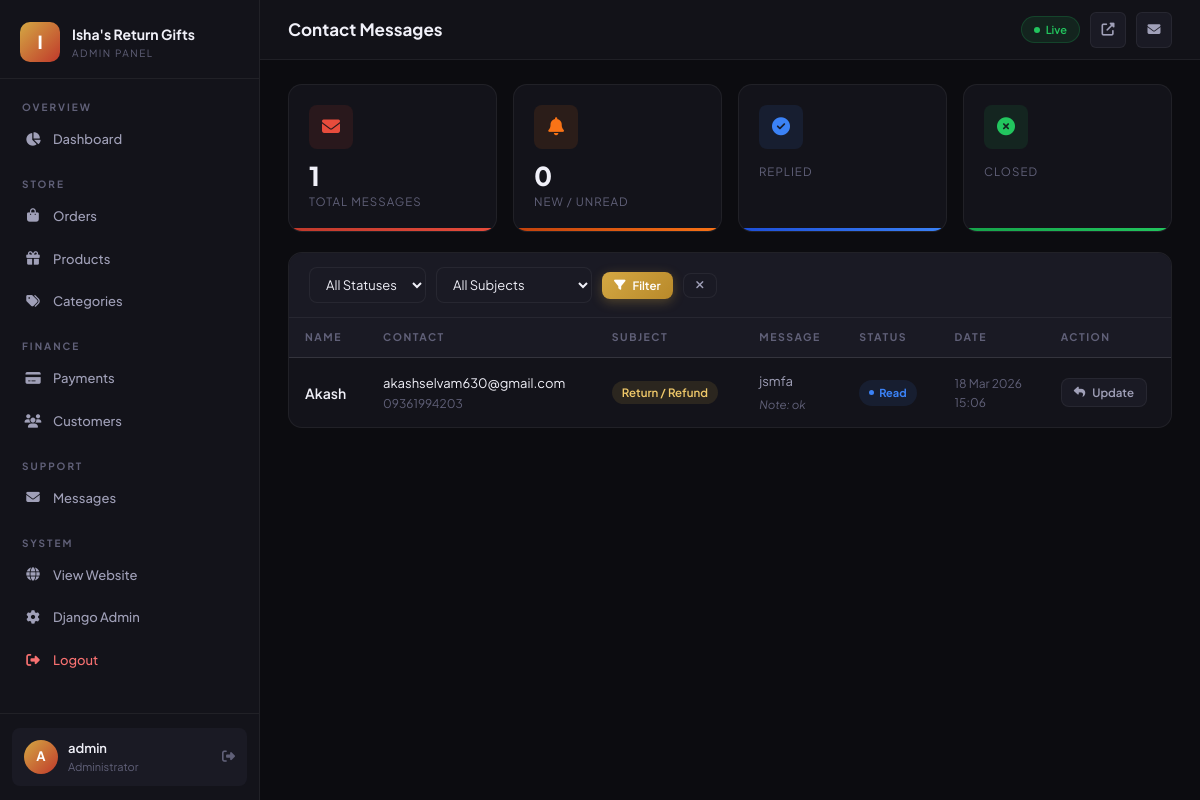
The page /dashboard/messages/ (signed in) on the database its author committed.
### contact/models.py (models this page shows, shortened)
class ContactMessage(models.Model):
    SUBJECT_CHOICES = [
        ('order', 'Order Issue'),
        ('payment', 'Payment Problem'),
        ('shipping', 'Shipping Query'),
        ('return', 'Return / Refund'),
        ('bulk', 'Bulk Order Enquiry'),
        ('custom', 'Customization Request'),
        ('other', 'Other'),
    ]
    STATUS_CHOICES = [
        ('new', 'New'),
        ('read', 'Read'),
        ('replied', 'Replied'),
        ('closed', 'Closed'),
    ]
    name = models.CharField(max_length=200)
    email = models.EmailField()
    phone = models.CharField(max_length=15, blank=True)
    subject = models.CharField(max_length=20, choices=SUBJECT_CHOICES, default='other')
    message = models.TextField()
    status = models.CharField(max_length=10, choices=STATUS_CHOICES, default='new')
    admin_notes = models.TextField(blank=True)
    created_at = models.DateTimeField(auto_now_add=True)
    updated_at = models.DateTimeField(auto_now=True)
    class Meta:
        ordering = ['-created_at']

### dashboard/views.py (the view, shortened to what this page needs)
# urls.py: path('messages/', views.contact_messages, name='dashboard_contact_messages'),
@login_required(login_url='/dashboard/login/')
@user_passes_test(is_admin, login_url='/dashboard/login/')
def contact_messages(request):
    from contact.models import ContactMessage
    msgs = ContactMessage.objects.all()
    status = request.GET.get('status', '')
    subject = request.GET.get('subject', '')
    if status: msgs = msgs.filter(status=status)
    if subject: msgs = msgs.filter(subject=subject)
    return render(request, 'dashboard/contact_messages.html', {
        'contact_messages': msgs,
        'status_filter': status,
        'subject_filter': subject,
        'new_count': ContactMessage.objects.filter(status='new').count(),
        'pending_count': Order.objects.filter(order_status='pending').count(),
        'new_msg_count': get_new_msg_count(),
    })

### dashboard/views.py (called while the page is built)
def is_admin(user):
    return user.is_authenticated and user.is_staff

def get_new_msg_count():
    try:
        from contact.models import ContactMessage
        return ContactMessage.objects.filter(status='new').count()
    except Exception:
        return 0

### products/context_processors.py (called while the page is built)
def cart_count(request):
    count = 0
    if request.session.session_key:
        try:
            cart = Cart.objects.get(session_key=request.session.session_key)
            count = cart.get_item_count()
        except Cart.DoesNotExist:
            pass
    return {'cart_count': count}

### templates/dashboard/contact_messages.html (shortened to what this page needs)
{% extends 'dashboard/base.html' %}
{% block page_title %}Contact Messages{% endblock %}
{% block content %}
<div class="stat-grid" style="grid-template-columns:repeat(4,1fr);margin-bottom:20px;">
  <div class="stat-card r">
    <div class="stat-top"><div class="stat-icon si-r"><i class="fas fa-envelope"></i></div></div>
    <div class="stat-val">{{ contact_messages.count }}</div>
    <div class="stat-label">Total Messages</div>
  </div>
  <div class="stat-card o">
    <div class="stat-top"><div class="stat-icon si-o"><i class="fas fa-bell"></i></div></div>
    <div class="stat-val">{{ new_count }}</div>
    <div class="stat-label">New / Unread</div>
  </div>
  <div class="stat-card b">
    <div class="stat-top"><div class="stat-icon si-b"><i class="fas fa-check-circle"></i></div></div>
    <div class="stat-label">Replied</div>
  </div>
  <div class="stat-card gr">
    <div class="stat-top"><div class="stat-icon si-gr"><i class="fas fa-times-circle"></i></div></div>
    <div class="stat-label">Closed</div>
  </div>
</div>
<div class="card">
  <div class="filter-bar">
    <form method="GET" style="display:flex;gap:10px;flex-wrap:wrap;width:100%;align-items:center;">
      <select name="status" class="f-control">
        <option value="">All Statuses</option>
      </select>
      <select name="subject" class="f-control">
        <option value="">All Subjects</option>
      </select>
      <button type="submit" class="btn btn-gold btn-sm"><i class="fas fa-filter"></i> Filter</button>
      <a href="{% url 'dashboard_contact_messages' %}" class="btn btn-ghost btn-sm"><i class="fas fa-times"></i></a>
    </form>
  </div>
  <div style="overflow-x:auto;">
    <table class="d-table">
      <thead>
        <tr>
          <th>Name</th>
          <th>Contact</th>
          <th>Subject</th>
          <th>Message</th>
          <th>Status</th>
          <th>Date</th>
          <th>Action</th>
        </tr>
      </thead>
      <tbody>
        {% for msg in contact_messages %}
        <tr style="{% if msg.status == 'new' %}background:rgba(249,115,22,0.04);{% endif %}">
          <td>
            <div style="font-weight:600;font-size:14px;">{{ msg.name }}</div>
          </td>
          <td>
            <div style="font-size:13px;">{{ msg.email }}</div>
            {% if msg.phone %}<div style="font-size:12px;color:var(--text3);">{{ msg.phone }}</div>{% endif %}
          </td>
          <td>
            <span style="background:var(--gold-dim);color:var(--gold2);font-size:11.5px;font-weight:600;padding:4px 10px;border-radius:20px;">
              {{ msg.get_subject_display }}
            </span>
          </td>
          <td>
            <div style="max-width:260px;font-size:13px;color:var(--text2);">{{ msg.message|truncatechars:80 }}</div>
            {% if msg.admin_notes %}
            <div style="font-size:11.5px;color:var(--text3);margin-top:4px;font-style:italic;">Note: {{ msg.admin_notes|truncatechars:50 }}</div>
            {% endif %}
          </td>
          <td>
            {% if msg.status == 'new' %}<span class="badge b-pending">New</span>
            {% elif msg.status == 'read' %}<span class="badge b-confirmed">Read</span>
            {% elif msg.status == 'replied' %}<span class="badge b-delivered">Replied</span>
            {% else %}<span class="badge b-cancelled">Closed</span>{% endif %}
          </td>
          <td style="font-size:12px;color:var(--text3);">{{ msg.created_at|date:"d M Y" }}<br>{{ msg.created_at|time:"H:i" }}</td>
          <td>
            <button class="btn btn-ghost btn-sm" onclick="openModal({{ msg.id }}, '{{ msg.name|escapejs }}', '{{ msg.email|escapejs }}', '{{ msg.phone|escapejs }}', '{{ msg.get_subject_display|escapejs }}', '{{ msg.message|escapejs }}', '{{ msg.status }}', '{{ msg.admin_notes|escapejs }}')">
              <i class="fas fa-reply"></i> Update
            </button>
          </td>
        </tr>
        {% empty %}
        <tr><td colspan="7"><div class="empty"><i class="fas fa-envelope-open"></i><p>No contact messages yet.</p></div></td></tr>
        {% endfor %}
      </tbody>
    </table>
  </div>
</div>
{% endblock %}

### templates/dashboard/base.html (shortened to what this page needs)
{% load static %}
<!DOCTYPE html>
<html lang="en">
<head>
<link rel="stylesheet" href="https://cdnjs.cloudflare.com/ajax/libs/font-awesome/6.5.0/css/all.min.css">
</head>
<body>
<aside class="sidebar" id="sidebar">
  <div class="sidebar-logo">
    <a href="{% url 'dashboard_home' %}" class="logo-mark">
      <div class="logo-icon">I</div>
      <div>
        <div class="logo-name">Isha's Return Gifts</div>
        <div class="logo-sub">Admin Panel</div>
      </div>
    </a>
  </div>
  <div class="nav-wrap">
    <div class="nav-section-label">Overview</div>
    <a href="{% url 'dashboard_home' %}" class="nav-link {% block nav_home %}{% endblock %}">
      <i class="fas fa-chart-pie ni"></i> Dashboard
    </a>
    <div class="nav-section-label" style="margin-top:8px;">Store</div>
    <a href="{% url 'dashboard_orders' %}" class="nav-link {% block nav_orders %}{% endblock %}">
      <i class="fas fa-shopping-bag ni"></i> Orders
    </a>
    <a href="{% url 'dashboard_products' %}" class="nav-link {% block nav_products %}{% endblock %}">
      <i class="fas fa-gift ni"></i> Products
    </a>
    <a href="{% url 'dashboard_categories' %}" class="nav-link {% block nav_categories %}{% endblock %}">
      <i class="fas fa-tags ni"></i> Categories
    </a>
    <div class="nav-section-label" style="margin-top:8px;">Finance</div>
    <a href="{% url 'dashboard_payments' %}" class="nav-link {% block nav_payments %}{% endblock %}">
      <i class="fas fa-credit-card ni"></i> Payments
    </a>
    <a href="{% url 'dashboard_customers' %}" class="nav-link {% block nav_customers %}{% endblock %}">
      <i class="fas fa-users ni"></i> Customers
    </a>
    <div class="nav-section-label" style="margin-top:8px;">Support</div>
    <a href="{% url 'dashboard_contact_messages' %}" class="nav-link {% block nav_messages %}{% endblock %}">
      <i class="fas fa-envelope ni"></i> Messages
    </a>
    <div class="nav-section-label" style="margin-top:8px;">System</div>
    <a href="{% url 'home' %}" class="nav-link" target="_blank">
      <i class="fas fa-globe ni"></i> View Website
    </a>
    <a href="/admin/" class="nav-link" target="_blank">
      <i class="fas fa-cog ni"></i> Django Admin
    </a>
    <a href="{% url 'dashboard_logout' %}" class="nav-link" style="color:#f87171;">
      <i class="fas fa-sign-out-alt ni"></i> Logout
    </a>
  </div>
  <div class="sidebar-user">
    <div class="user-card">
      <div class="user-av">{{ request.user.username|first|upper }}</div>
      <div>
        <div class="user-info-name">{{ request.user.get_full_name|default:request.user.username }}</div>
        <div class="user-info-role">Administrator</div>
      </div>
      <a href="{% url 'dashboard_logout' %}" class="user-logout" title="Logout"><i class="fas fa-sign-out-alt"></i></a>
    </div>
  </div>
</aside>
<div class="main">
  <header class="topbar">
    <div style="display:flex;align-items:center;gap:16px;">
      <h1 class="page-heading">{% block page_title %}Dashboard{% endblock %}</h1>
    </div>
    <div class="topbar-right">
      <div class="live-pill"><div class="live-dot"></div>Live</div>
      <a href="{% url 'home' %}" class="tb-btn" title="View Website" target="_blank"><i class="fas fa-external-link-alt"></i></a>
      <a href="{% url 'dashboard_contact_messages' %}" class="tb-btn" title="Messages" style="position:relative;">
        <i class="fas fa-envelope"></i>
      </a>
    </div>
  </header>
  <main class="page-body">{% block content %}{% endblock %}</main>
</div>
</body>
</html>

### rows shown on the page
ContactMessage: name "Akash", email "akashselvam630@gmail.com", phone "09361994203", subject "Return / Refund", message "jsmfa", admin_notes "ok", status "Read", created_at "18 Mar 2026", created_at "15:06"

### other values the page prints
{{ request.user.username|first|upper }} "A"
{{ request.user.get_full_name|default:request.user.username }} "admin"
{{ contact_messages.count }} "1"
{{ new_count }} "0"
